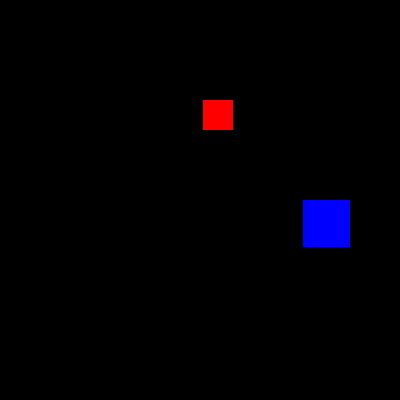
Frame 1 (no input)
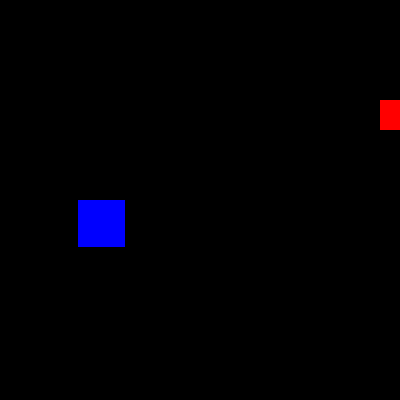
Frame 60 (the mouse pressed at the canvas centre just before this capture)
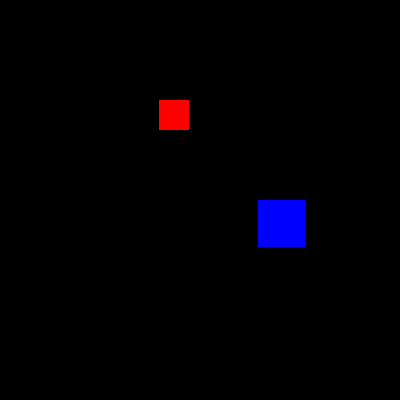
Frame 120 (the mouse held since frame 60 and released just before this capture)

The Processing sketch that drew these frames (run headless with seeded random() and noise(); from frame 60 on, the mouse is pressed at the canvas centre):

// Processing sketch: processing_142891
// ── processing_142891.pde

Figure f1, f2; 
 
void setup ( ) 
{ 
 size( 400, 400 ); 
 f1 = new Figure( ); 
 f1.x = 200; 
 f1.y = 100; 
 f1.dim = 30; 
 
 f1.col = color( 255, 0, 0 ); 
 f2 = new Figure( ); 
 f2.x = 300; 
 f2.y = 200; 
 f2.dim = 47; 
 f2.col = color( 0, 0, 255 ); 
 
 noStroke( ); 
} 
 
void draw( ) 
{ 
 background( 0 ); 
f1.moveFigure( ); 
 f1.drawFigure( ); 
f2.moveFigure( ); 
 f2.drawFigure( ); 
}
class Figure 
{ 
  int x, y, dim;
  color col;
  
  void drawFigure() {
    fill(col);
    rect(x, y, dim, dim);
  }
  
  void moveFigure() {
    x += 3;
    
    if(x > width) {
      x = 0;
    }
  }
 
} 
